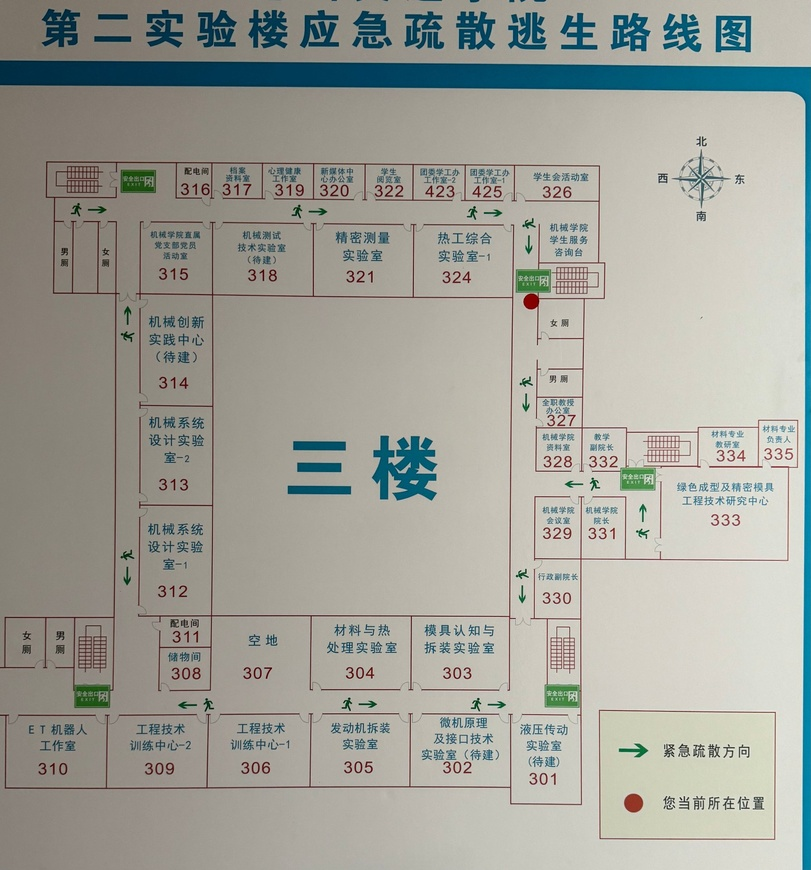
#> input picture assets/floors/B2-3F.jpg, 811 x 870 px, shrunk from 1791 x 1920 before the run
$ python extract_lines2.py
#> lines starting #> are read from the running program, lines starting #| are printed output that depends on the picture; after the words box and inside, x2 and y2 are one past the last pixel; in counts of white or black regions, pixels touching at a corner belong together
# -*- coding: utf-8 -*-
"""用"最长连续红段"找墙线，比 Hough 干净：文字笔画高度只有 50-60px，房间边框至少 70px"""
import cv2, numpy as np, json, io

SRC = "../../assets/floors/B2-3F.jpg"
img = cv2.imread(SRC)
#> img is the input picture: shape (870, 811, 3); mean B, G, R 153.3, 161.1, 160.5
h, w = img.shape[:2]
#> h = 870; w = 811

b, g, r = cv2.split(img.astype(np.int16))
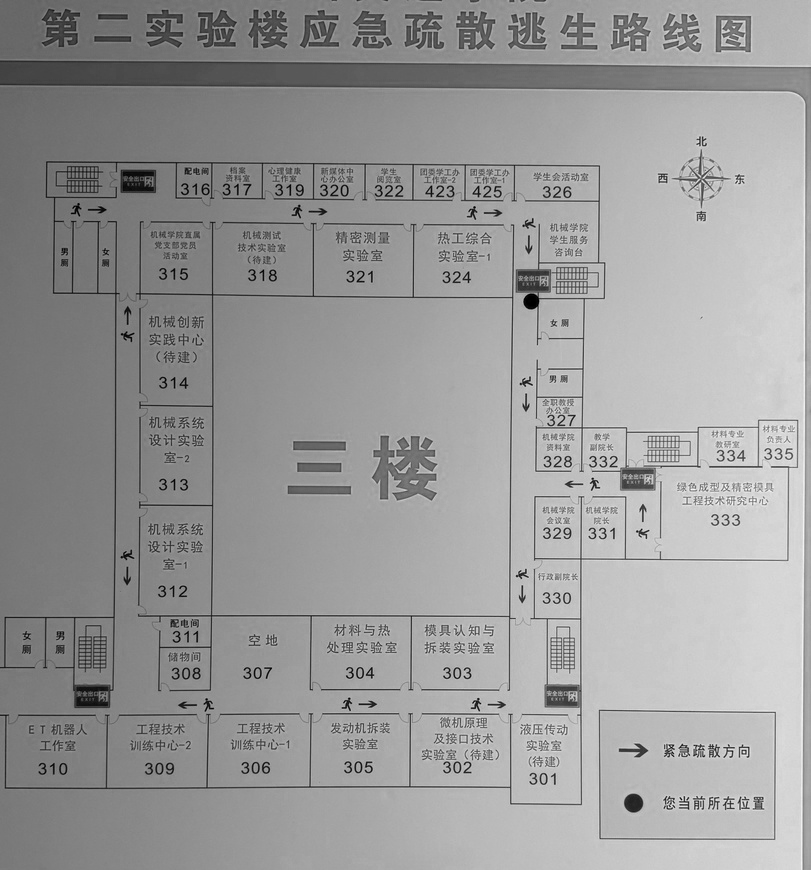
#> b: shape (870, 811) int16; min 0, max 255, mean 153.3
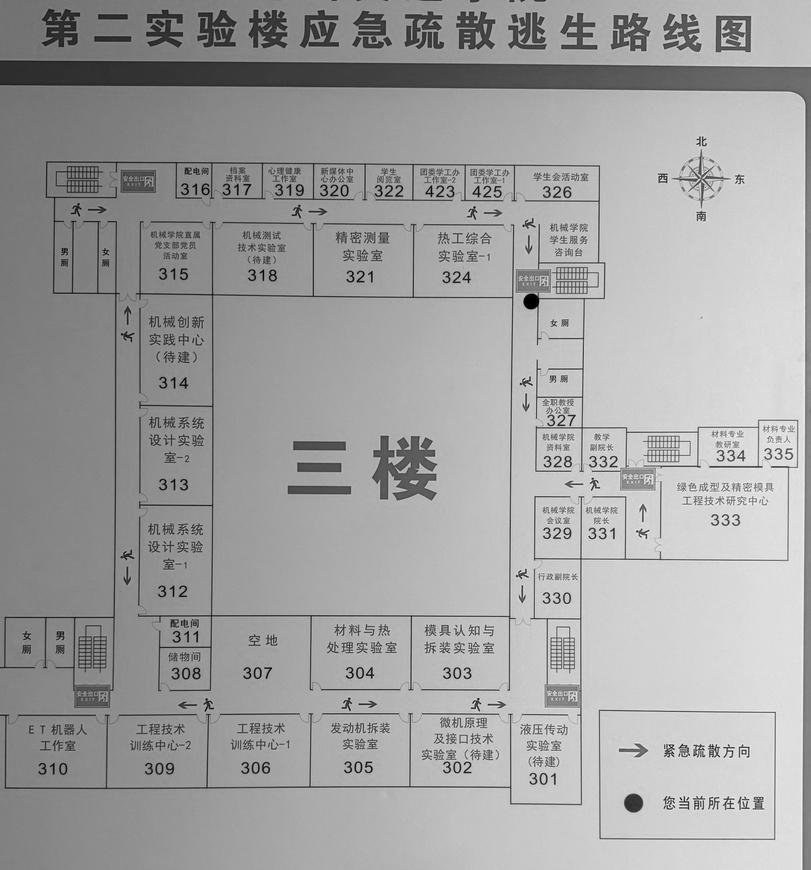
#> g: shape (870, 811) int16; min 0, max 255, mean 161.1
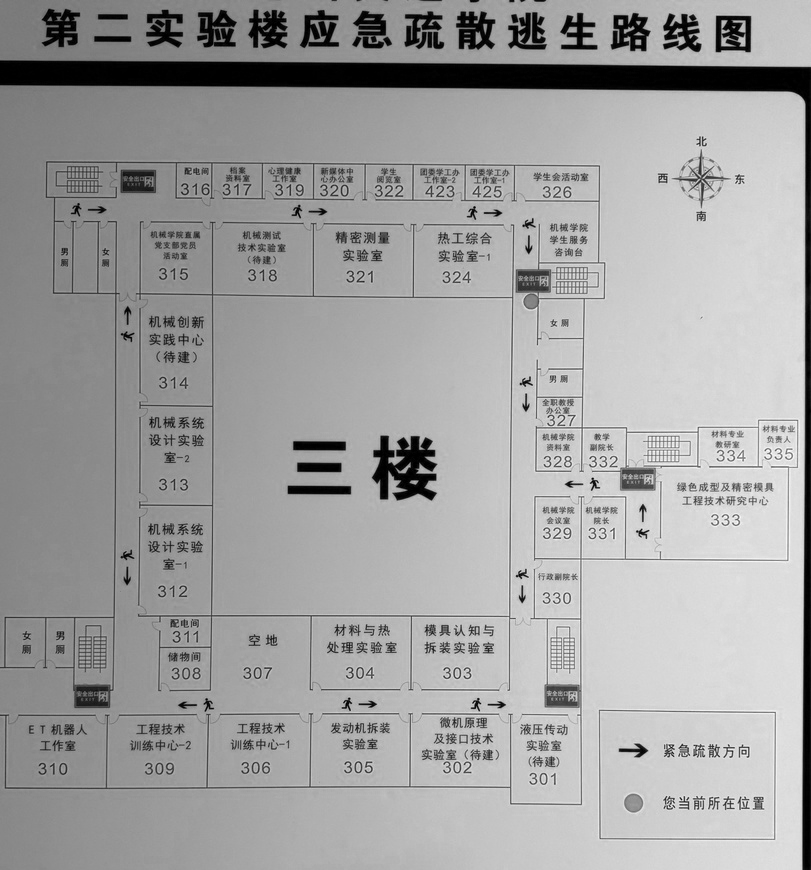
#> r: shape (870, 811) int16; min 0, max 255, mean 160.5
red = ((r - g > 25) & (r - b > 25) & (r > 55)).astype(np.uint8)
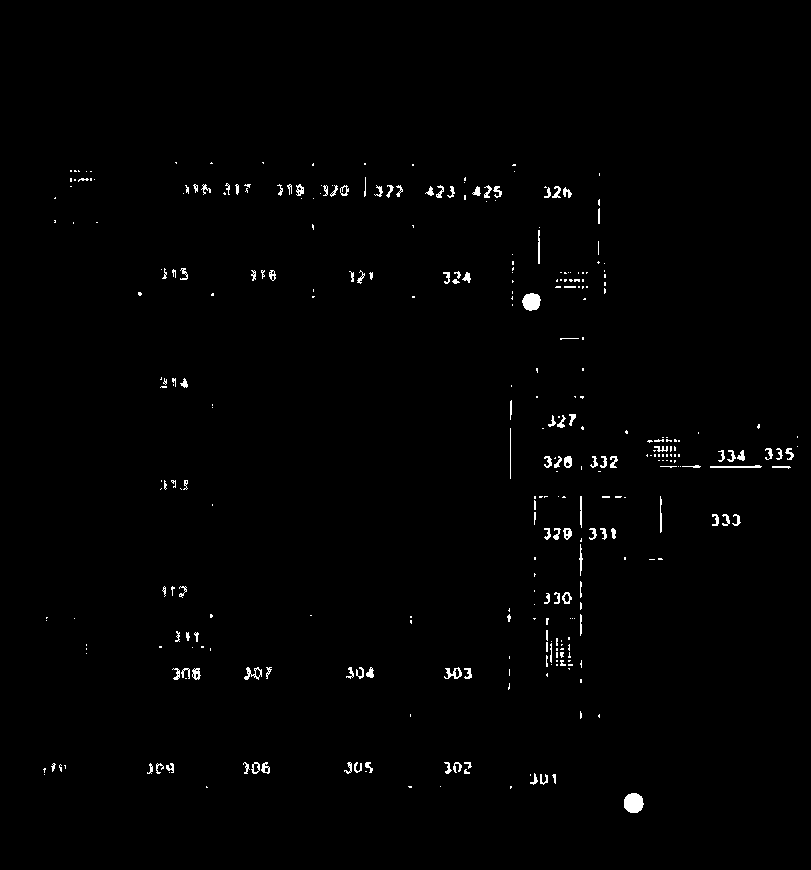
#> red: shape (870, 811); values 0 (black) and 1 (white), 0.96% white in thin lines or dots, all inside (x1, y1, x2, y2) = (43, 162, 798, 813)
red = cv2.morphologyEx(red, cv2.MORPH_CLOSE, np.ones((3,3), np.uint8), iterations=1)
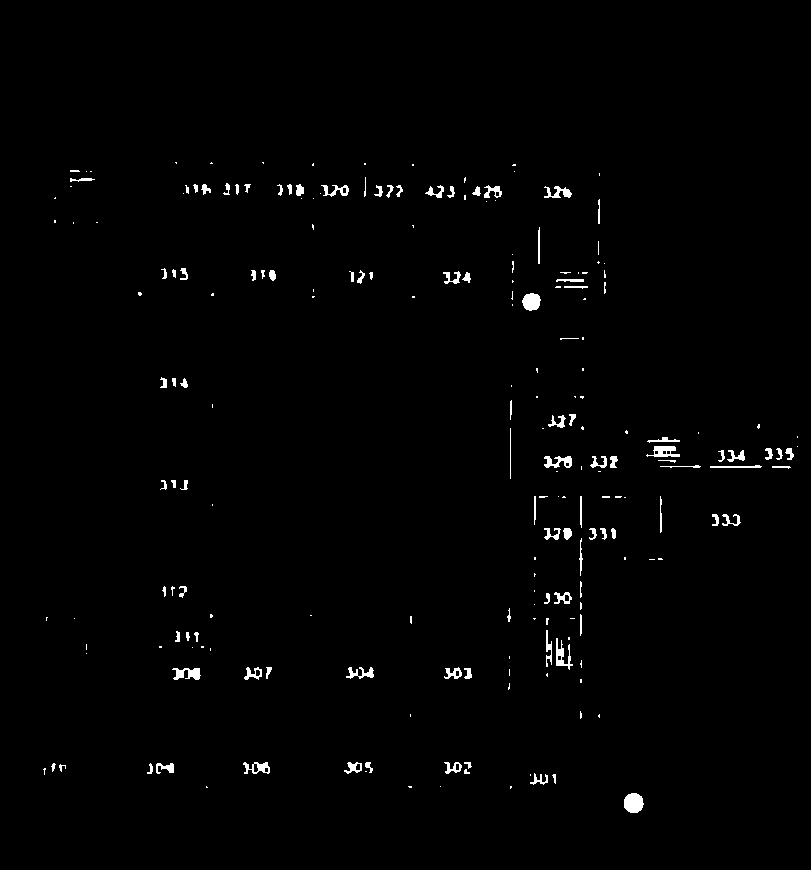
#> red: shape (870, 811); values 0 (black) and 1 (white), 1.1% white; 215 white regions (111 under 20 px), largest, box (x1, y1, x2, y2) and area: (624, 793, 644, 813) 320, (522, 293, 541, 311) 260, (172, 668, 201, 680) 223

MINLEN = 70
MAXGAP = 4

def longest_run(vec, maxgap=MAXGAP):
    """返回最长的"允许小空隙"的连续段 (start, end, length)"""
    idx = np.where(vec > 0)[0]
    if len(idx) == 0: return (0, 0, 0)
    best = (idx[0], idx[0])
    s = idx[0]; p = idx[0]
    for i in idx[1:]:
        if i - p <= maxgap:
            p = i
        else:
            if p - s > best[1] - best[0]: best = (s, p)
            s = i; p = i
    if p - s > best[1] - best[0]: best = (s, p)
    return (best[0], best[1], best[1]-best[0]+1)

# 竖线
vlines = []
for x in range(w):
    y1, y2, L = longest_run(red[:, x])
    if L >= MINLEN:
        vlines.append((x, int(y1), int(y2), int(L)))
#> this loop made 811 passes
#> (y1, y2, L) on passes 1 to 3: (0, 0, 0), (0, 0, 0), (0, 0, 0)
#> after the loop, vlines = []

# 横线
hlines = []
for y in range(h):
    x1, x2, L = longest_run(red[y, :])
    if L >= MINLEN:
        hlines.append((y, int(x1), int(x2), int(L)))
#> after the loop, hlines = []

print("raw v", len(vlines), "raw h", len(hlines))
#| raw v 0 raw h 0

def merge(segs, tol=4):
    """把相邻坐标合并成一条墙线（取中位 x，合并 y 范围）"""
#> called with tol = 4
    segs = sorted(segs, key=lambda s: s[0])
#> segs = []
    out = []
    cur = [segs[0]] if segs else []
#> cur = []
    for s in segs[1:]:
        if s[0] - cur[-1][0] <= tol:
            cur.append(s)
        else:
            out.append(cur); cur = [s]
#> this loop made 0 passes
#> after the loop, out = []
    if cur: out.append(cur)
    res = []
    for grp in out:
        pos = int(round(sum(s[0] for s in grp)/len(grp)))
        a = min(s[1] for s in grp); b2 = max(s[2] for s in grp)
        res.append((pos, a, b2))
#> after the loop, res = []
    return res

V = merge(vlines)
#> V = []
Hh = merge(hlines)
#> Hh = []
print("merged V", len(V)); print([v[0] for v in V])
#| merged V 0
#| []
print("merged H", len(Hh)); print([v[0] for v in Hh])
#| merged H 0
#| []

json.dump({"V":V, "H":Hh}, io.open("_walls.json","w"), ensure_ascii=False)

vis = img.copy()
for (x,a,b2) in V: cv2.line(vis,(x,a),(x,b2),(255,0,255),3)
for (y,a,b2) in Hh: cv2.line(vis,(a,y),(b2,y),(0,200,0),3)
cv2.imwrite("_probe_lines2.png", vis)
print("saved _probe_lines2.png")

$ run again, with assets/floors/B2-5F.jpg copied over assets/floors/B2-3F.jpg
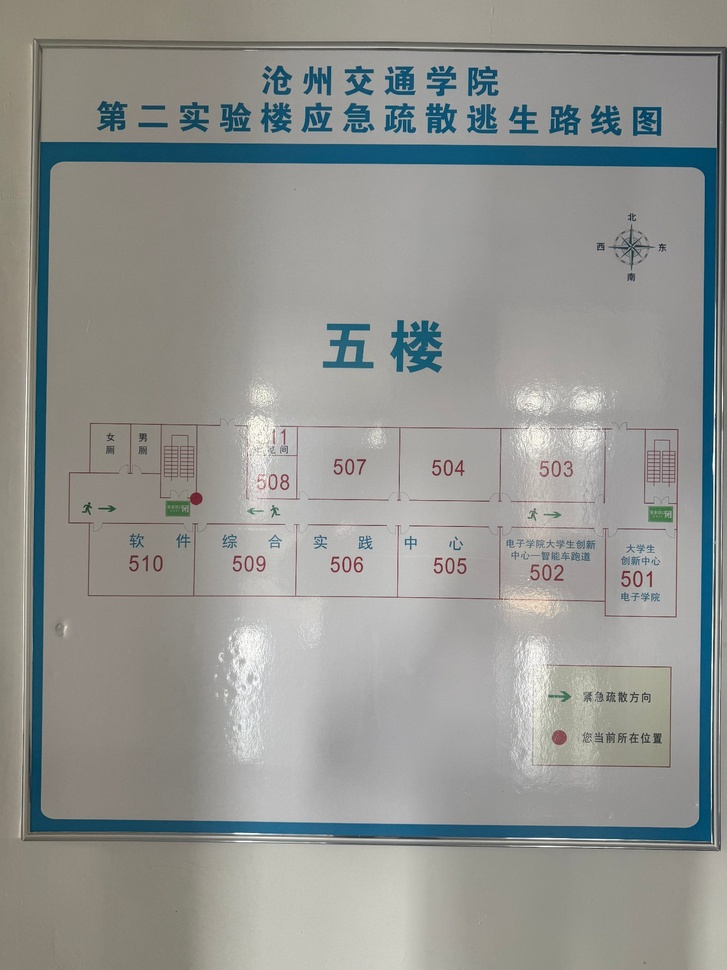
#> input picture assets/floors/B2-5F.jpg, 727 x 970 px, shrunk from 1440 x 1920 before the run
#> img is the input picture: shape (970, 727, 3); mean B, G, R 145.1, 148.7, 146.9
#> `b, g, r = cv2.split(img.astype(np.int16))`:
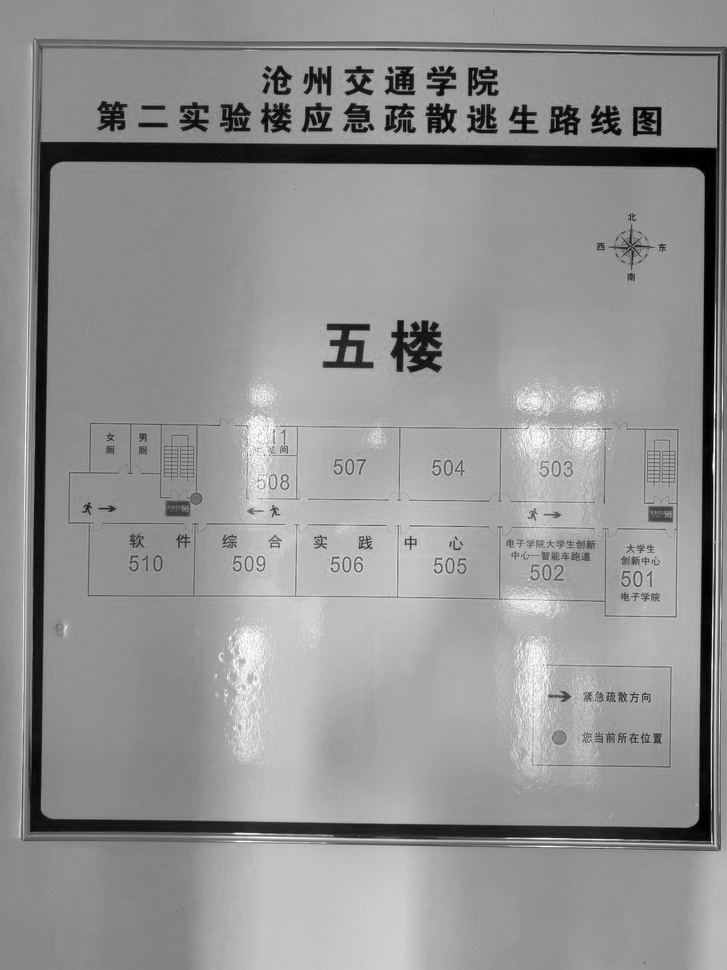
#> r: shape (970, 727) int16; min 0, max 255, mean 146.9
#> `red = ((r - g > 25) & (r - b > 25) & (r > 55)).astype(np.uint8)`:
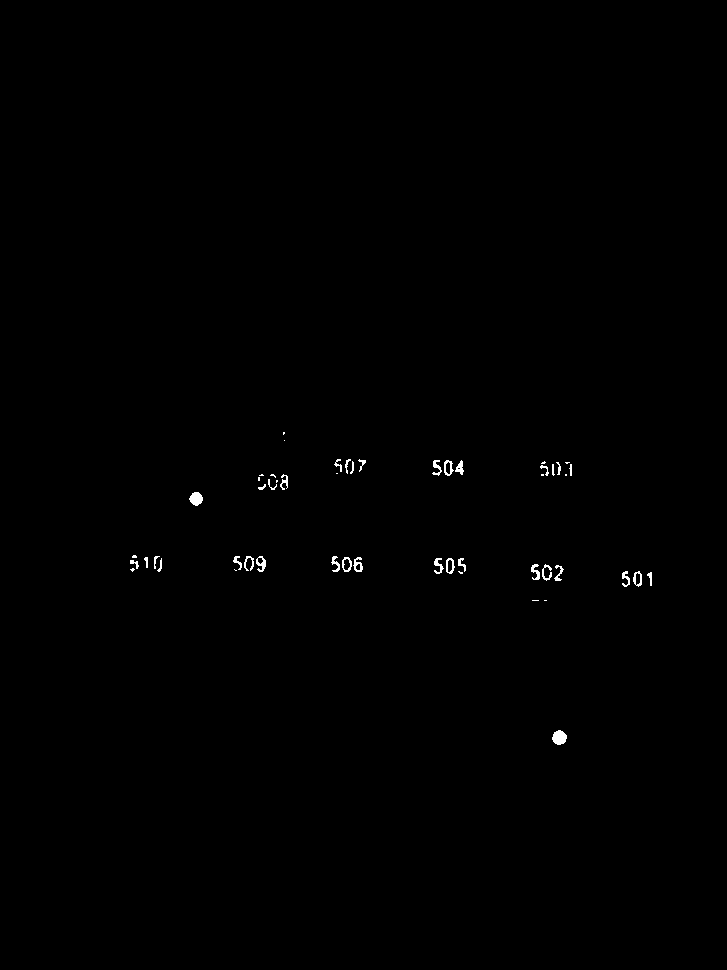
#> red: shape (970, 727); values 0 (black) and 1 (white), 0.3% white in thin lines or dots, all inside (x1, y1, x2, y2) = (130, 432, 652, 745)
#> after the loop `for x in range(w):`: vlines = []
#| raw v 0 raw h 0
#| merged V 0
#| []
#| merged H 0
#| []
